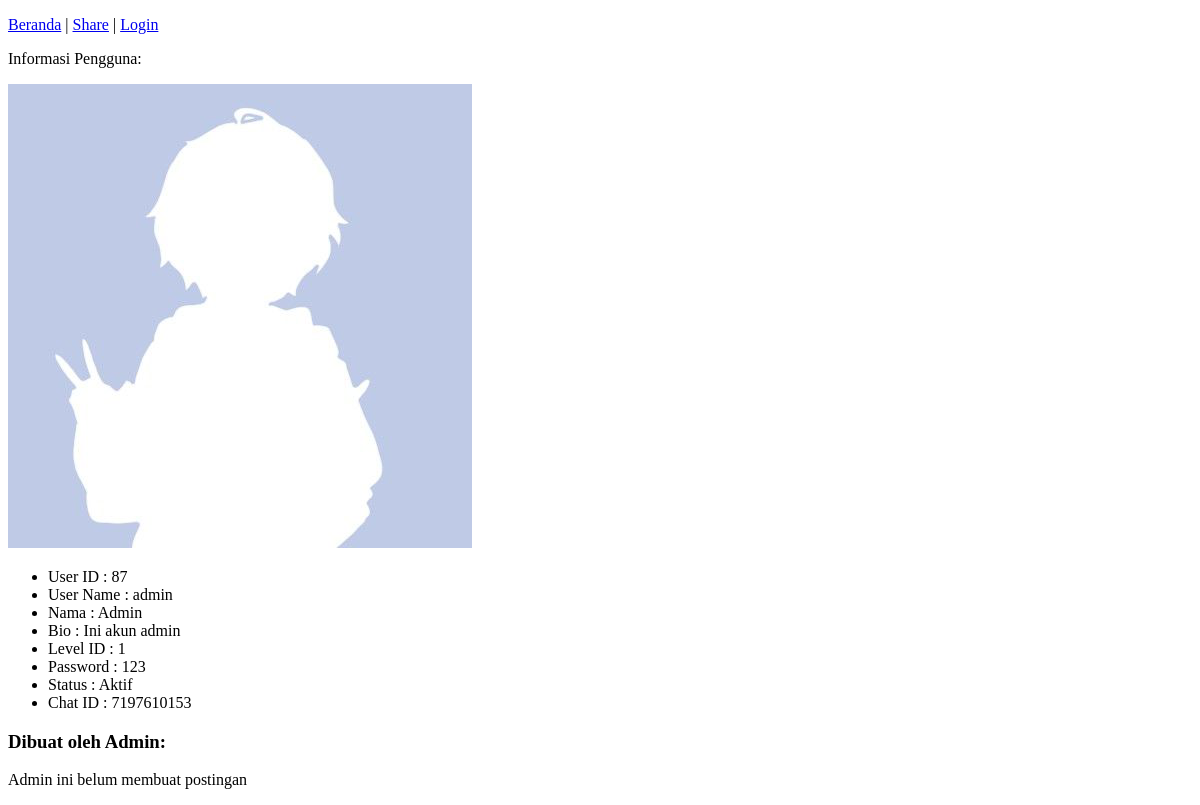
The page /ignore/hehe/hehe/hehe/profile2.php?user_name=admin on the database as committed earlier.
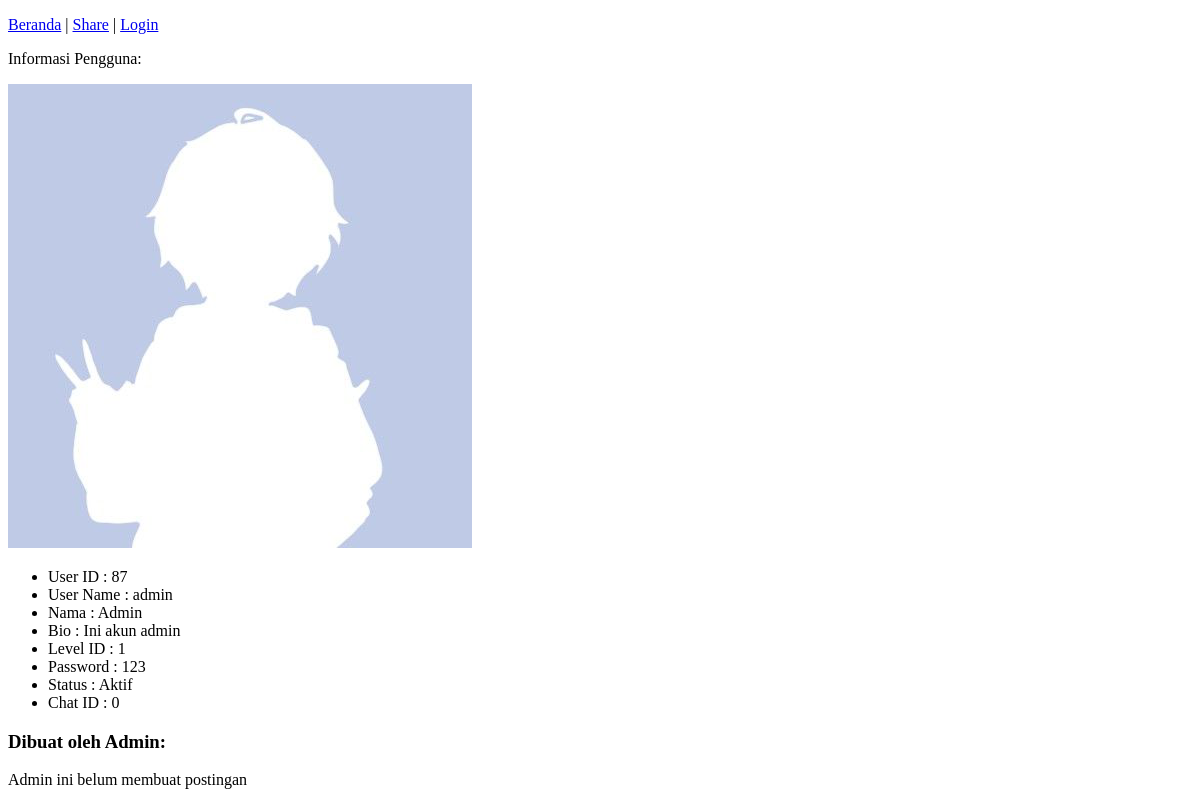
The same page on the database as committed later.
### tables this page shows
CREATE TABLE `users` (
  `user_id` int(11) NOT NULL,
  `user_name` varchar(30) DEFAULT NULL,
  `name` varchar(50) DEFAULT NULL,
  `user_profile_path` varchar(200) DEFAULT NULL,
  `user_bio` varchar(300) DEFAULT NULL,
  `level_id` int(11) DEFAULT NULL,
  `password` varchar(20) NOT NULL,
  `status` varchar(10) NOT NULL,
  `create_in` timestamp NOT NULL DEFAULT current_timestamp(),
  `delete_in` timestamp NOT NULL DEFAULT (current_timestamp() + interval 3 minute),
  `tele_chat_id` varchar(11) DEFAULT NULL
);

### ignore/hehe/hehe/hehe/profile2.php (the view, shortened to what the changed rows need)
<?php
include '../koneksi.php';
if(isset($_GET['user_name'])) {
    $user_name = $_GET['user_name'];
    $getUserQuery = "SELECT * FROM users WHERE user_name = '$user_name'";
    $getUserResult = mysqli_query($koneksi, $getUserQuery);
    if(mysqli_num_rows($getUserResult) > 0) {
        $userData = mysqli_fetch_assoc($getUserResult);
        $user_id = $userData['user_id'];
        $user_name = $userData['user_name'];
        $name = $userData['name'];
        $user_profile_path = $userData['user_profile_path'];
        $user_bio = $userData['user_bio'];
        $level_id = $userData['level_id'];
        $password = $userData['password'];
        $status = $userData['status'];
        $tele_chat_id = $userData['tele_chat_id'];
        $getPostQuery = "SELECT * FROM posts WHERE user_id = '$user_id' ORDER BY create_in DESC";
        $getPostResult = mysqli_query($koneksi, $getPostQuery);
        $totalPost = mysqli_num_rows($getPostResult);
    } else {
        header("Location: error/not_found.php");
        exit();
    }
} else {
    header("Location: profile.php?user_name=$_SESSION[user_name]");
    exit();
}
?>
<!DOCTYPE html>
<html>
<head>
</head>
<body>
    <?php
    if(isset($_SESSION['user_id'])) {
        if(isset($_SESSION['user_name']) && $_SESSION['user_name'] !== $user_name)
 {
            ?>
            <p><a href="beranda.php">Beranda</a> | <a href="#" id="copyButton">Share</a></p>
            <p>Informasi Pengguna:</p>
            <img src="../storage/profile/<?php echo $user_profile_path; ?>" alt="<?php echo $user_profile_path; ?>" max-width="300px">
            <ul>
                <li>User ID : <?php echo $user_id; ?></li>
                <li>User Name : <?php echo $user_name; ?></li>
                <li>Nama : <?php echo $name; ?></li>
                <li>Bio : <?php echo $user_bio; ?></li>
                <li>Level ID : <?php echo $level_id; ?></li>
                <li>Password : <?php echo $password; ?></li>
                <li>Status : <?php echo $status; ?></li>
                <li>Chat ID : <?php echo $tele_chat_id; ?></li>
            </ul>
            <h3>Dibuat oleh <?php echo $name ?>:</h3>
            <?php
            if($totalPost > 0) {
                while($post = mysqli_fetch_assoc($getPostResult)) {
                    ?>
                    <div class="container">
                        <div class="post">
                            <a href="<?php echo 'view_img.php?post_id=' . $post['post_id']; ?>">
                                <img src="../storage/posting/<?php echo $post['post_img_path']; ?>" alt="<?php echo $post['post_title']; ?>" max-width="300px">
                                <p><?php echo $post['post_title']; ?></p>
                            </a>
                        </div>
                    </div>
                    <?php
                }
            } else {
                ?>
                <p><?php echo $name ?> ini belum membuat postingan</p>
                <?php
            }
            ?>
            <?php
        } else {
            ?>
            <p><a href="beranda.php">Beranda</a> | <a href="#" id="copyButton">Share</a> | <a href="crud/edit_profile.php">Edit Profil</a></p>
            <p>Informasi Saya:</p>
            <img src="../storage/profile/<?php echo $user_profile_path; ?>" alt="<?php echo $user_profile_path; ?>" max-width="300px">
            <ul>
                <li>User ID : <?php echo $user_id; ?></li>
                <li>User Name : <?php echo $user_name; ?></li>
                <li>Nama : <?php echo $name; ?></li>
                <li>Bio : <?php echo $user_bio; ?></li>
                <li>Level ID : <?php echo $_SESSION['level_id']; ?></li>
                <li>Password : <?php echo $password; ?></li>
                <li>Status : <?php echo $status; ?></li>
                <li>Chat ID : <?php echo $tele_chat_id; ?></li>
            </ul>
            <h3>Dibuat oleh Anda</h3>
            <?php
            if($totalPost > 0) {
                while($post = mysqli_fetch_assoc($getPostResult)) {
                    ?>
                    <div class="container">
                        <div class="post">
                            <a href="<?php echo 'view_img.php?post_id=' . $post['post_id']; ?>">
                                <img src="../storage/posting/<?php echo $post['post_img_path']; ?>" alt="<?php echo $post['post_title']; ?>" max-width="300px">
                                <p><?php echo $post['post_title']; ?></p>
                            </a>
                        </div>
                    </div>
                    <?php
                }
            } else {
                ?>
                <p>Anda belum membuat postingan</p>
                <?php
            }
            ?>
        <?php
        }
    } else {
        ?>
        <p><a href="beranda.php">Beranda</a> | <a href="#" id="copyButton">Share</a> | <a href="../index.php">Login</a></p>
        <p>Informasi Pengguna:</p>
        <img src="../storage/profile/<?php echo $user_profile_path; ?>" alt="<?php echo $user_profile_path; ?>" max-width="300px">
        <ul>
            <li>User ID : <?php echo $user_id; ?></li>
            <li>User Name : <?php echo $user_name; ?></li>
            <li>Nama : <?php echo $name; ?></li>
            <li>Bio : <?php echo $user_bio; ?></li>
            <li>Level ID : <?php echo $level_id; ?></li>
            <li>Password : <?php echo $password; ?></li>
            <li>Status : <?php echo $status; ?></li>
            <li>Chat ID : <?php echo $tele_chat_id; ?></li>
        </ul>
        <h3>Dibuat oleh <?php echo $name ?>:</h3>
            <?php
            if($totalPost > 0) {
                while($post = mysqli_fetch_assoc($getPostResult)) {
                    ?>
                    <div class="container">
                        <div class="post">
                            <a href="<?php echo 'view_img.php?post_id=' . $post['post_id']; ?>">
                                <img src="../storage/posting/<?php echo $post['post_img_path']; ?>" alt="<?php echo $post['post_title']; ?>" max-width="300px">
                                <p><?php echo $post['post_title']; ?></p>
                            </a>
                        </div>
                    </div>
                    <?php
                }
            } else {
                ?>
                <p><?php echo $name ?> ini belum membuat postingan</p>
                <?php
            }
            ?>
        <?php
    }
    ?>
</body>
</html>

Rows that differ between the two databases and show on the page:
changed users "Admin": tele_chat "7197610153" → "0"
